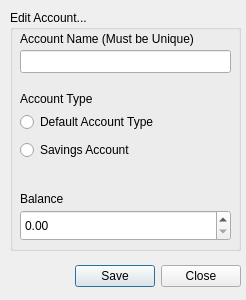
<?xml version="1.0" encoding="UTF-8"?>
<ui version="4.0">
 <class>AccountEditor</class>
 <widget class="QDialog" name="AccountEditor">
  <property name="geometry">
   <rect>
    <x>0</x>
    <y>0</y>
    <width>246</width>
    <height>300</height>
   </rect>
  </property>
  <property name="windowTitle">
   <string>Account Editor</string>
  </property>
  <widget class="QDialogButtonBox" name="buttonBox">
   <property name="geometry">
    <rect>
     <x>-140</x>
     <y>260</y>
     <width>381</width>
     <height>32</height>
    </rect>
   </property>
   <property name="orientation">
    <enum>Qt::Orientation::Horizontal</enum>
   </property>
   <property name="standardButtons">
    <set>QDialogButtonBox::StandardButton::Close|QDialogButtonBox::StandardButton::Save</set>
   </property>
  </widget>
  <widget class="QGroupBox" name="groupBox">
   <property name="geometry">
    <rect>
     <x>10</x>
     <y>10</y>
     <width>231</width>
     <height>241</height>
    </rect>
   </property>
   <property name="title">
    <string>Edit Account...</string>
   </property>
   <widget class="QLineEdit" name="accountName">
    <property name="geometry">
     <rect>
      <x>10</x>
      <y>40</y>
      <width>211</width>
      <height>23</height>
     </rect>
    </property>
   </widget>
   <widget class="QLabel" name="label">
    <property name="geometry">
     <rect>
      <x>10</x>
      <y>20</y>
      <width>191</width>
      <height>17</height>
     </rect>
    </property>
    <property name="text">
     <string>Account Name (Must be Unique)</string>
    </property>
   </widget>
   <widget class="QWidget" name="verticalLayoutWidget">
    <property name="geometry">
     <rect>
      <x>10</x>
      <y>100</y>
      <width>211</width>
      <height>52</height>
     </rect>
    </property>
    <layout class="QVBoxLayout" name="verticalLayout">
     <item>
      <widget class="QRadioButton" name="rb_acct">
       <property name="text">
        <string>Default Account Type</string>
       </property>
      </widget>
     </item>
     <item>
      <widget class="QRadioButton" name="rb_savings">
       <property name="text">
        <string>Savings Account</string>
       </property>
      </widget>
     </item>
    </layout>
   </widget>
   <widget class="QLabel" name="label_2">
    <property name="geometry">
     <rect>
      <x>10</x>
      <y>80</y>
      <width>81</width>
      <height>17</height>
     </rect>
    </property>
    <property name="text">
     <string>Account Type</string>
    </property>
   </widget>
   <widget class="QLabel" name="label_3">
    <property name="geometry">
     <rect>
      <x>10</x>
      <y>180</y>
      <width>101</width>
      <height>17</height>
     </rect>
    </property>
    <property name="text">
     <string>Balance</string>
    </property>
   </widget>
   <widget class="QDoubleSpinBox" name="balance">
    <property name="geometry">
     <rect>
      <x>10</x>
      <y>200</y>
      <width>211</width>
      <height>31</height>
     </rect>
    </property>
    <property name="maximum">
     <double>999999999999.989990234375000</double>
    </property>
   </widget>
  </widget>
 </widget>
 <resources/>
 <connections>
  <connection>
   <sender>buttonBox</sender>
   <signal>accepted()</signal>
   <receiver>AccountEditor</receiver>
   <slot>accept()</slot>
   <hints>
    <hint type="sourcelabel">
     <x>248</x>
     <y>254</y>
    </hint>
    <hint type="destinationlabel">
     <x>157</x>
     <y>274</y>
    </hint>
   </hints>
  </connection>
  <connection>
   <sender>buttonBox</sender>
   <signal>rejected()</signal>
   <receiver>AccountEditor</receiver>
   <slot>reject()</slot>
   <hints>
    <hint type="sourcelabel">
     <x>316</x>
     <y>260</y>
    </hint>
    <hint type="destinationlabel">
     <x>286</x>
     <y>274</y>
    </hint>
   </hints>
  </connection>
 </connections>
</ui>
